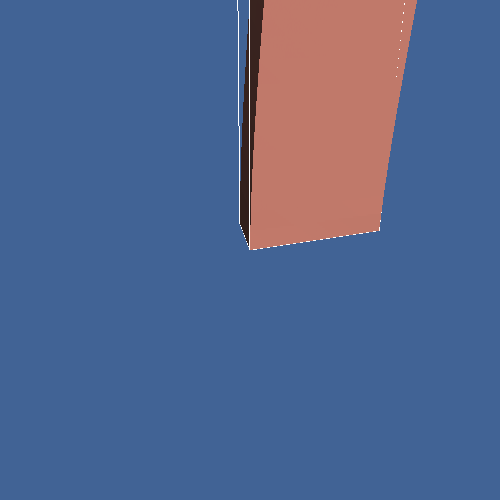

This chart was generated by the following Python code:
#!/usr/bin/env python

# Beam displacement visualization showing vibration mode shapes.

import os
from pathlib import Path

# Factory overrides: importing these modules registers the OpenGL rendering
# and interaction style implementations for vtkRenderingCore factory classes.
import vtkmodules.vtkInteractionStyle  # noqa: F401
import vtkmodules.vtkRenderingOpenGL2  # noqa: F401

# VTK pipeline classes used in this example
from vtkmodules.vtkFiltersCore import vtkPolyDataNormals
from vtkmodules.vtkFiltersGeneral import vtkWarpVector
from vtkmodules.vtkFiltersModeling import vtkOutlineFilter
from vtkmodules.vtkIOLegacy import vtkPolyDataReader
from vtkmodules.vtkRenderingCore import (
    vtkActor,
    vtkDataSetMapper,
    vtkPolyDataMapper,
    vtkRenderWindow,
    vtkRenderWindowInteractor,
    vtkRenderer,
)

# Colors (normalized RGB)
plate_color = (1.000, 0.627, 0.549)
bkg_color = (0.255, 0.388, 0.584)
white = (1.000, 1.000, 1.000)

# Data file
data_dir = Path(os.environ.get("VPE_DATA_DIR", Path(__file__).parent))
file_name = str(data_dir / "plate.vtk")

# Reader: load the plate vibration data
plate = vtkPolyDataReader()
plate.SetFileName(file_name)
plate.SetVectorsName("mode2")
plate.Update()

# Filter: compute surface normals
plate_normals = vtkPolyDataNormals()
plate_normals.SetInputConnection(plate.GetOutputPort())

# Filter: warp the surface by displacement vectors
warp = vtkWarpVector()
warp.SetInputConnection(plate_normals.GetOutputPort())
warp.SetScaleFactor(0.5)

# Mapper: map the warped surface to graphics primitives
plate_mapper = vtkDataSetMapper()
plate_mapper.SetInputConnection(warp.GetOutputPort())

# Actor: display the warped plate
plate_actor = vtkActor()
plate_actor.SetMapper(plate_mapper)
plate_actor.GetProperty().SetColor(plate_color)
plate_actor.RotateX(-90)

# Filter: bounding outline of the original plate
outline = vtkOutlineFilter()
outline.SetInputConnection(plate.GetOutputPort())

# Mapper: map the outline to graphics primitives
outline_mapper = vtkPolyDataMapper()
outline_mapper.SetInputConnection(outline.GetOutputPort())

# Actor: display the outline
outline_actor = vtkActor()
outline_actor.SetMapper(outline_mapper)
outline_actor.RotateX(-90)
outline_actor.GetProperty().SetColor(white)

# Renderer: assemble the scene
renderer = vtkRenderer()
renderer.AddActor(plate_actor)
renderer.AddActor(outline_actor)
renderer.SetBackground(bkg_color)

# Window: display the rendered scene
render_window = vtkRenderWindow()
render_window.AddRenderer(renderer)
render_window.SetWindowName("plate vibration")
render_window.SetMultiSamples(0)
render_window.SetSize(500, 500)

# Scene: configure camera
renderer.GetActiveCamera().SetPosition(-3.7, 13, 15.5)
renderer.ResetCameraClippingRange()

# Interactor: handle mouse and keyboard events
render_window_interactor = vtkRenderWindowInteractor()
render_window_interactor.SetRenderWindow(render_window)

# Launch the interactive visualization
render_window_interactor.Initialize()
render_window_interactor.Start()
